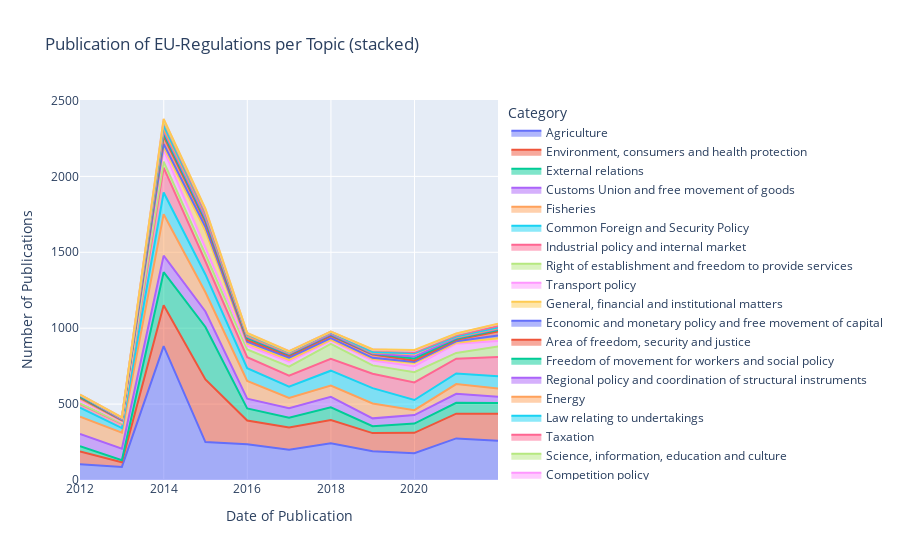

The notebook cell this image was saved under:
### Code cell
# plotly
x_plot = x.copy()
y_plot = y.copy()
fig = px.area(x=x_plot, y=y_plot,
              labels={"x": "Date of Publication",
                     "value": "Number of Publications",
                     "variable": "Category"},
              title='Publication of EU-Regulations per Topic (stacked)')
fig.for_each_trace(lambda t: t.update(name = newnames[t.name],
                                      legendgroup = newnames[t.name],
                                      hovertemplate = t.hovertemplate.replace(t.name, newnames[t.name])))
fig.show()

### Figure 1 — Plotly figure (JSON) as saved in the notebook; plotly's stock layout.template omitted (floating-point values rounded to 4 significant figures)
{"data": [{"fillpattern": {"shape": ""}, "hovertemplate": "Category=Agriculture<br>Date of Publication=%{x}<br>Number of Publications=%{y}<extra></extra>", "legendgroup": "Agriculture", "line": {"color": "#636efa"}, "marker": {"symbol": "circle"}, "mode": "lines", "name": "Agriculture", "orientation": "v", "showlegend": true, "stackgroup": "1", "type": "scatter", "x": ["2011-12-31T00:00:00", "2012-12-31T00:00:00", "2013-12-31T00:00:00", "2014-12-31T00:00:00", "2015-12-31T00:00:00", "2016-12-31T00:00:00", "2017-12-31T00:00:00", "2018-12-31T00:00:00", "2019-12-31T00:00:00", "2020-12-31T00:00:00", "2021-12-31T00:00:00"], "xaxis": "x", "y": [103, 86, 882, 250, 235, 200, 242, 190, 176, 274, 259], "yaxis": "y"}, {"fillpattern": {"shape": ""}, "hovertemplate": "Category=Environment, consumers and health protection<br>Date of Publication=%{x}<br>Number of Publications=%{y}<extra></extra>", "legendgroup": "Environment, consumers and health protection", "line": {"color": "#EF553B"}, "marker": {"symbol": "circle"}, "mode": "lines", "name": "Environment, consumers and health protection", "orientation": "v", "showlegend": true, "stackgroup": "1", "type": "scatter", "x": ["2011-12-31T00:00:00", "2012-12-31T00:00:00", "2013-12-31T00:00:00", "2014-12-31T00:00:00", "2015-12-31T00:00:00", "2016-12-31T00:00:00", "2017-12-31T00:00:00", "2018-12-31T00:00:00", "2019-12-31T00:00:00", "2020-12-31T00:00:00", "2021-12-31T00:00:00"], "xaxis": "x", "y": [85, 31, 269, 412, 157, 146, 153, 119, 135, 163, 178], "yaxis": "y"}, {"fillpattern": {"shape": ""}, "hovertemplate": "Category=External relations<br>Date of Publication=%{x}<br>Number of Publications=%{y}<extra></extra>", "legendgroup": "External relations", "line": {"color": "#00cc96"}, "marker": {"symbol": "circle"}, "mode": "lines", "name": "External relations", "orientation": "v", "showlegend": true, "stackgroup": "1", "type": "scatter", "x": ["2011-12-31T00:00:00", "2012-12-31T00:00:00", "2013-12-31T00:00:00", "2014-12-31T00:00:00", "2015-12-31T00:00:00", "2016-12-31T00:00:00", "2017-12-31T00:00:00", "2018-12-31T00:00:00", "2019-12-31T00:00:00", "2020-12-31T00:00:00", "2021-12-31T00:00:00"], "xaxis": "x", "y": [35, 14, 218, 346, 79, 64, 84, 45, 61, 72, 71], "yaxis": "y"}, {"fillpattern": {"shape": ""}, "hovertemplate": "Category=Customs Union and free movement of goods<br>Date of Publication=%{x}<br>Number of Publications=%{y}<extra></extra>", "legendgroup": "Customs Union and free movement of goods", "line": {"color": "#ab63fa"}, "marker": {"symbol": "circle"}, "mode": "lines", "name": "Customs Union and free movement of goods", "orientation": "v", "showlegend": true, "stackgroup": "1", "type": "scatter", "x": ["2011-12-31T00:00:00", "2012-12-31T00:00:00", "2013-12-31T00:00:00", "2014-12-31T00:00:00", "2015-12-31T00:00:00", "2016-12-31T00:00:00", "2017-12-31T00:00:00", "2018-12-31T00:00:00", "2019-12-31T00:00:00", "2020-12-31T00:00:00", "2021-12-31T00:00:00"], "xaxis": "x", "y": [80, 75, 109, 102, 65, 63, 69, 52, 56, 59, 41], "yaxis": "y"}, {"fillpattern": {"shape": ""}, "hovertemplate": "Category=Fisheries<br>Date of Publication=%{x}<br>Number of Publications=%{y}<extra></extra>", "legendgroup": "Fisheries", "line": {"color": "#FFA15A"}, "marker": {"symbol": "circle"}, "mode": "lines", "name": "Fisheries", "orientation": "v", "showlegend": true, "stackgroup": "1", "type": "scatter", "x": ["2011-12-31T00:00:00", "2012-12-31T00:00:00", "2013-12-31T00:00:00", "2014-12-31T00:00:00", "2015-12-31T00:00:00", "2016-12-31T00:00:00", "2017-12-31T00:00:00", "2018-12-31T00:00:00", "2019-12-31T00:00:00", "2020-12-31T00:00:00", "2021-12-31T00:00:00"], "xaxis": "x", "y": [114, 106, 273, 127, 117, 67, 74, 98, 32, 64, 53], "yaxis": "y"}, {"fillpattern": {"shape": ""}, "hovertemplate": "Category=Common Foreign and Security Policy<br>Date of Publication=%{x}<br>Number of Publications=%{y}<extra></extra>", "legendgroup": "Common Foreign and Security Policy", "line": {"color": "#19d3f3"}, "marker": {"symbol": "circle"}, "mode": "lines", "name": "Common Foreign and Security Policy", "orientation": "v", "showlegend": true, "stackgroup": "1", "type": "scatter", "x": ["2011-12-31T00:00:00", "2012-12-31T00:00:00", "2013-12-31T00:00:00", "2014-12-31T00:00:00", "2015-12-31T00:00:00", "2016-12-31T00:00:00", "2017-12-31T00:00:00", "2018-12-31T00:00:00", "2019-12-31T00:00:00", "2020-12-31T00:00:00", "2021-12-31T00:00:00"], "xaxis": "x", "y": [60, 30, 143, 117, 83, 75, 98, 101, 67, 70, 81], "yaxis": "y"}, {"fillpattern": {"shape": ""}, "hovertemplate": "Category=Industrial policy and internal market<br>Date of Publication=%{x}<br>Number of Publications=%{y}<extra></extra>", "legendgroup": "Industrial policy and internal market", "line": {"color": "#FF6692"}, "marker": {"symbol": "circle"}, "mode": "lines", "name": "Industrial policy and internal market", "orientation": "v", "showlegend": true, "stackgroup": "1", "type": "scatter", "x": ["2011-12-31T00:00:00", "2012-12-31T00:00:00", "2013-12-31T00:00:00", "2014-12-31T00:00:00", "2015-12-31T00:00:00", "2016-12-31T00:00:00", "2017-12-31T00:00:00", "2018-12-31T00:00:00", "2019-12-31T00:00:00", "2020-12-31T00:00:00", "2021-12-31T00:00:00"], "xaxis": "x", "y": [25, 29, 164, 87, 73, 72, 79, 95, 116, 97, 128], "yaxis": "y"}, {"fillpattern": {"shape": ""}, "hovertemplate": "Category=Right of establishment and freedom to provide services<br>Date of Publication=%{x}<br>Number of Publications=%{y}<extra></extra>", "legendgroup": "Right of establishment and freedom to provide services", "line": {"color": "#B6E880"}, "marker": {"symbol": "circle"}, "mode": "lines", "name": "Right of establishment and freedom to provide services", "orientation": "v", "showlegend": true, "stackgroup": "1", "type": "scatter", "x": ["2011-12-31T00:00:00", "2012-12-31T00:00:00", "2013-12-31T00:00:00", "2014-12-31T00:00:00", "2015-12-31T00:00:00", "2016-12-31T00:00:00", "2017-12-31T00:00:00", "2018-12-31T00:00:00", "2019-12-31T00:00:00", "2020-12-31T00:00:00", "2021-12-31T00:00:00"], "xaxis": "x", "y": [3, 3, 39, 47, 51, 60, 97, 55, 67, 38, 68], "yaxis": "y"}, {"fillpattern": {"shape": ""}, "hovertemplate": "Category=Transport policy<br>Date of Publication=%{x}<br>Number of Publications=%{y}<extra></extra>", "legendgroup": "Transport policy", "line": {"color": "#FF97FF"}, "marker": {"symbol": "circle"}, "mode": "lines", "name": "Transport policy", "orientation": "v", "showlegend": true, "stackgroup": "1", "type": "scatter", "x": ["2011-12-31T00:00:00", "2012-12-31T00:00:00", "2013-12-31T00:00:00", "2014-12-31T00:00:00", "2015-12-31T00:00:00", "2016-12-31T00:00:00", "2017-12-31T00:00:00", "2018-12-31T00:00:00", "2019-12-31T00:00:00", "2020-12-31T00:00:00", "2021-12-31T00:00:00"], "xaxis": "x", "y": [22, 9, 77, 40, 25, 32, 23, 32, 40, 61, 36], "yaxis": "y"}, {"fillpattern": {"shape": ""}, "hovertemplate": "Category=General, financial and institutional matters<br>Date of Publication=%{x}<br>Number of Publications=%{y}<extra></extra>", "legendgroup": "General, financial and institutional matters", "line": {"color": "#FECB52"}, "marker": {"symbol": "circle"}, "mode": "lines", "name": "General, financial and institutional matters", "orientation": "v", "showlegend": true, "stackgroup": "1", "type": "scatter", "x": ["2011-12-31T00:00:00", "2012-12-31T00:00:00", "2013-12-31T00:00:00", "2014-12-31T00:00:00", "2015-12-31T00:00:00", "2016-12-31T00:00:00", "2017-12-31T00:00:00", "2018-12-31T00:00:00", "2019-12-31T00:00:00", "2020-12-31T00:00:00", "2021-12-31T00:00:00"], "xaxis": "x", "y": [8, 6, 21, 113, 14, 12, 4, 10, 21, 6, 18], "yaxis": "y"}, {"fillpattern": {"shape": ""}, "hovertemplate": "Category=Economic and monetary policy and free movement of capital<br>Date of Publication=%{x}<br>Number of Publications=%{y}<extra></extra>", "legendgroup": "Economic and monetary policy and free movement of capital", "line": {"color": "#636efa"}, "marker": {"symbol": "circle"}, "mode": "lines", "name": "Economic and monetary policy and free movement of capital", "orientation": "v", "showlegend": true, "stackgroup": "1", "type": "scatter", "x": ["2011-12-31T00:00:00", "2012-12-31T00:00:00", "2013-12-31T00:00:00", "2014-12-31T00:00:00", "2015-12-31T00:00:00", "2016-12-31T00:00:00", "2017-12-31T00:00:00", "2018-12-31T00:00:00", "2019-12-31T00:00:00", "2020-12-31T00:00:00", "2021-12-31T00:00:00"], "xaxis": "x", "y": [6, 5, 19, 27, 12, 15, 12, 8, 6, 10, 19], "yaxis": "y"}, {"fillpattern": {"shape": ""}, "hovertemplate": "Category=Area of freedom, security and justice<br>Date of Publication=%{x}<br>Number of Publications=%{y}<extra></extra>", "legendgroup": "Area of freedom, security and justice", "line": {"color": "#EF553B"}, "marker": {"symbol": "circle"}, "mode": "lines", "name": "Area of freedom, security and justice", "orientation": "v", "showlegend": true, "stackgroup": "1", "type": "scatter", "x": ["2011-12-31T00:00:00", "2012-12-31T00:00:00", "2013-12-31T00:00:00", "2014-12-31T00:00:00", "2015-12-31T00:00:00", "2016-12-31T00:00:00", "2017-12-31T00:00:00", "2018-12-31T00:00:00", "2019-12-31T00:00:00", "2020-12-31T00:00:00", "2021-12-31T00:00:00"], "xaxis": "x", "y": [1, 2, 51, 31, 12, 12, 15, 21, 11, 10, 26], "yaxis": "y"}, {"fillpattern": {"shape": ""}, "hovertemplate": "Category=Freedom of movement for workers and social policy<br>Date of Publication=%{x}<br>Number of Publications=%{y}<extra></extra>", "legendgroup": "Freedom of movement for workers and social policy", "line": {"color": "#00cc96"}, "marker": {"symbol": "circle"}, "mode": "lines", "name": "Freedom of movement for workers and social policy", "orientation": "v", "showlegend": true, "stackgroup": "1", "type": "scatter", "x": ["2011-12-31T00:00:00", "2012-12-31T00:00:00", "2013-12-31T00:00:00", "2014-12-31T00:00:00", "2015-12-31T00:00:00", "2016-12-31T00:00:00", "2017-12-31T00:00:00", "2018-12-31T00:00:00", "2019-12-31T00:00:00", "2020-12-31T00:00:00", "2021-12-31T00:00:00"], "xaxis": "x", "y": [8, 3, 17, 14, 13, 8, 7, 5, 13, 6, 11], "yaxis": "y"}, {"fillpattern": {"shape": ""}, "hovertemplate": "Category=Regional policy and coordination of structural instruments<br>Date of Publication=%{x}<br>Number of Publications=%{y}<extra></extra>", "legendgroup": "Regional policy and coordination of structural instruments", "line": {"color": "#ab63fa"}, "marker": {"symbol": "circle"}, "mode": "lines", "name": "Regional policy and coordination of structural instruments", "orientation": "v", "showlegend": true, "stackgroup": "1", "type": "scatter", "x": ["2011-12-31T00:00:00", "2012-12-31T00:00:00", "2013-12-31T00:00:00", "2014-12-31T00:00:00", "2015-12-31T00:00:00", "2016-12-31T00:00:00", "2017-12-31T00:00:00", "2018-12-31T00:00:00", "2019-12-31T00:00:00", "2020-12-31T00:00:00", "2021-12-31T00:00:00"], "xaxis": "x", "y": [8, 0, 16, 13, 8, 4, 4, 2, 12, 7, 6], "yaxis": "y"}, {"fillpattern": {"shape": ""}, "hovertemplate": "Category=Energy<br>Date of Publication=%{x}<br>Number of Publications=%{y}<extra></extra>", "legendgroup": "Energy", "line": {"color": "#FFA15A"}, "marker": {"symbol": "circle"}, "mode": "lines", "name": "Energy", "orientation": "v", "showlegend": true, "stackgroup": "1", "type": "scatter", "x": ["2011-12-31T00:00:00", "2012-12-31T00:00:00", "2013-12-31T00:00:00", "2014-12-31T00:00:00", "2015-12-31T00:00:00", "2016-12-31T00:00:00", "2017-12-31T00:00:00", "2018-12-31T00:00:00", "2019-12-31T00:00:00", "2020-12-31T00:00:00", "2021-12-31T00:00:00"], "xaxis": "x", "y": [2, 5, 13, 17, 5, 6, 9, 5, 18, 4, 4], "yaxis": "y"}, {"fillpattern": {"shape": ""}, "hovertemplate": "Category=Law relating to undertakings<br>Date of Publication=%{x}<br>Number of Publications=%{y}<extra></extra>", "legendgroup": "Law relating to undertakings", "line": {"color": "#19d3f3"}, "marker": {"symbol": "circle"}, "mode": "lines", "name": "Law relating to undertakings", "orientation": "v", "showlegend": true, "stackgroup": "1", "type": "scatter", "x": ["2011-12-31T00:00:00", "2012-12-31T00:00:00", "2013-12-31T00:00:00", "2014-12-31T00:00:00", "2015-12-31T00:00:00", "2016-12-31T00:00:00", "2017-12-31T00:00:00", "2018-12-31T00:00:00", "2019-12-31T00:00:00", "2020-12-31T00:00:00", "2021-12-31T00:00:00"], "xaxis": "x", "y": [0, 2, 23, 14, 10, 6, 2, 5, 4, 4, 6], "yaxis": "y"}, {"fillpattern": {"shape": ""}, "hovertemplate": "Category=Taxation<br>Date of Publication=%{x}<br>Number of Publications=%{y}<extra></extra>", "legendgroup": "Taxation", "line": {"color": "#FF6692"}, "marker": {"symbol": "circle"}, "mode": "lines", "name": "Taxation", "orientation": "v", "showlegend": true, "stackgroup": "1", "type": "scatter", "x": ["2011-12-31T00:00:00", "2012-12-31T00:00:00", "2013-12-31T00:00:00", "2014-12-31T00:00:00", "2015-12-31T00:00:00", "2016-12-31T00:00:00", "2017-12-31T00:00:00", "2018-12-31T00:00:00", "2019-12-31T00:00:00", "2020-12-31T00:00:00", "2021-12-31T00:00:00"], "xaxis": "x", "y": [1, 2, 25, 5, 3, 4, 4, 11, 8, 8, 10], "yaxis": "y"}, {"fillpattern": {"shape": ""}, "hovertemplate": "Category=Science, information, education and culture<br>Date of Publication=%{x}<br>Number of Publications=%{y}<extra></extra>", "legendgroup": "Science, information, education and culture", "line": {"color": "#B6E880"}, "marker": {"symbol": "circle"}, "mode": "lines", "name": "Science, information, education and culture", "orientation": "v", "showlegend": true, "stackgroup": "1", "type": "scatter", "x": ["2011-12-31T00:00:00", "2012-12-31T00:00:00", "2013-12-31T00:00:00", "2014-12-31T00:00:00", "2015-12-31T00:00:00", "2016-12-31T00:00:00", "2017-12-31T00:00:00", "2018-12-31T00:00:00", "2019-12-31T00:00:00", "2020-12-31T00:00:00", "2021-12-31T00:00:00"], "xaxis": "x", "y": [2, 3, 6, 14, 1, 0, 1, 3, 7, 7, 11], "yaxis": "y"}, {"fillpattern": {"shape": ""}, "hovertemplate": "Category=Competition policy<br>Date of Publication=%{x}<br>Number of Publications=%{y}<extra></extra>", "legendgroup": "Competition policy", "line": {"color": "#FF97FF"}, "marker": {"symbol": "circle"}, "mode": "lines", "name": "Competition policy", "orientation": "v", "showlegend": true, "stackgroup": "1", "type": "scatter", "x": ["2011-12-31T00:00:00", "2012-12-31T00:00:00", "2013-12-31T00:00:00", "2014-12-31T00:00:00", "2015-12-31T00:00:00", "2016-12-31T00:00:00", "2017-12-31T00:00:00", "2018-12-31T00:00:00", "2019-12-31T00:00:00", "2020-12-31T00:00:00", "2021-12-31T00:00:00"], "xaxis": "x", "y": [0, 1, 12, 7, 5, 2, 1, 2, 2, 4, 2], "yaxis": "y"}, {"fillpattern": {"shape": ""}, "hovertemplate": "Category=People's Europe<br>Date of Publication=%{x}<br>Number of Publications=%{y}<extra></extra>", "legendgroup": "People's Europe", "line": {"color": "#FECB52"}, "marker": {"symbol": "circle"}, "mode": "lines", "name": "People's Europe", "orientation": "v", "showlegend": true, "stackgroup": "1", "type": "scatter", "x": ["2011-12-31T00:00:00", "2012-12-31T00:00:00", "2013-12-31T00:00:00", "2014-12-31T00:00:00", "2015-12-31T00:00:00", "2016-12-31T00:00:00", "2017-12-31T00:00:00", "2018-12-31T00:00:00", "2019-12-31T00:00:00", "2020-12-31T00:00:00", "2021-12-31T00:00:00"], "xaxis": "x", "y": [0, 0, 1, 4, 1, 0, 0, 2, 4, 1, 1], "yaxis": "y"}], "layout": {"legend": {"title": {"text": "Category"}, "tracegroupgap": 0}, "title": {"text": "Publication of EU-Regulations per Topic (stacked)"}, "xaxis": {"anchor": "y", "domain": [0, 1], "title": {"text": "Date of Publication"}}, "yaxis": {"anchor": "x", "domain": [0, 1], "title": {"text": "Number of Publications"}}}}
